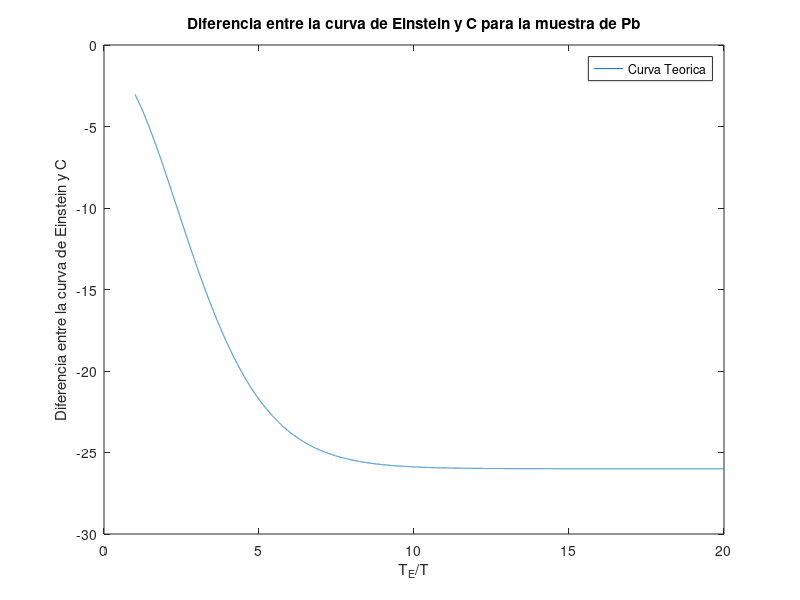

Here is the MATLAB script that generated this plot: (Note: this script raises an error after producing the figure.)
clear all; close all;
x = 1:0.001:20; 
R = 8.31446261815324; T = 185; % constante de los gases ideales R y temperatura promedio
c = 25.996; % <---------- SELECCIONAR calor especifico molar 
y =3*R*(x.^2).*((exp(x))./((exp(x)-1).^2)) - c;
plot (x,y); plot (x,y); xlabel('T_{E}/T'); ylabel('Diferencia entre la curva de Einstein y C'); legend('Curva Teorica'); title('Diferencia entre la curva de Einstein y C para la muestra de Pb')
print -djpeg -r100 temperaturamuestraplomo.jpg
i = 1; n = 1; mj0(1) = 0; mn0(1) = 0;
while (y(i)>0)
  mj0(i) = x(i);
  i = i+1;
end
x(i-1)
y(i-1)
x(i)
y(i)
precision = 0.5*(y(i-1) - y(i))
xmed = 0.5*(x(i)+x(i-1))
TE = (0.5*(x(i)+x(i-1)))*T  
deltaTE = (xmed - x(i-1))*T
